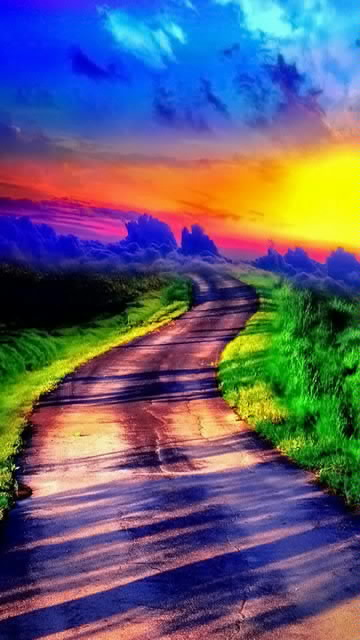
#> input picture HW6_Discovering The Colour Palette/road.jpg, 360 x 640 px
$ python colour_palette.py
#> lines starting #> are read from the running program, lines starting #| are printed output that depends on the picture; long printed decimals are rounded
from PIL import Image
import numpy as np
from matplotlib import pyplot as plt
import warnings; warnings.simplefilter('ignore')
from sklearn.cluster import MiniBatchKMeans
from sklearn.decomposition import PCA
from sklearn import metrics

road = np.array(Image.open('road.jpg'))
#> road is the input picture: shape (640, 360, 3); mean R, G, B 98, 93.8, 115.7

dataset = road / 255.0
dataset = dataset.reshape(360 * 640, 3)

def pixels(data, title, colors=None, N=10000):
#> called with data = array of shape (230400, 3), title = 'Input Colours', N = 10000
    if colors is None:
        colors = data

    rng = np.random.RandomState(0)
    i = rng.permutation(data.shape[0])[:N]
    colors = colors[i]
    R, G, B = data[i].T
#> R = 10000 values, max 1 at index 1092, min 0 at index 3, mean 0.384; G = 10000 values, max 1 at index 1107, min 0 at index 116, mean 0.364; B = 10000 values, max 1 at index 10, min 0 at index 2, mean 0.454

    fig, ax = plt.subplots(1, 2, figsize=(16, 6))
    ax[0].scatter(R, G, color=colors, marker='.')
    ax[0].set(xlabel='Red', ylabel='Green', xlim=(0, 1), ylim=(0, 1))

    ax[1].scatter(R, B, color=colors, marker='.')
    ax[1].set(xlabel='Red', ylabel='Blue', xlim=(0, 1), ylim=(0, 1))

    fig.suptitle(title, size=20)

pixels(dataset, title='Input Colours')
plt.show()
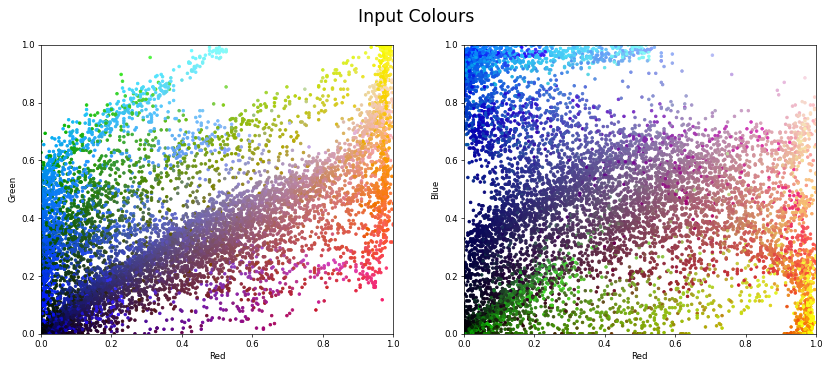
#> figure drawn by matplotlib, 2 panels

kmeans = MiniBatchKMeans(16)
kmeans.fit(dataset)
new_colors = kmeans.cluster_centers_[kmeans.predict(dataset)]

labels = kmeans.labels_
print("The Davies-Bouldin score is :", metrics.davies_bouldin_score(dataset, labels))
#| The Davies-Bouldin score is : 0.8885

pixels(dataset, colors=new_colors, title="Reduced to 16 - Colours")
plt.show()
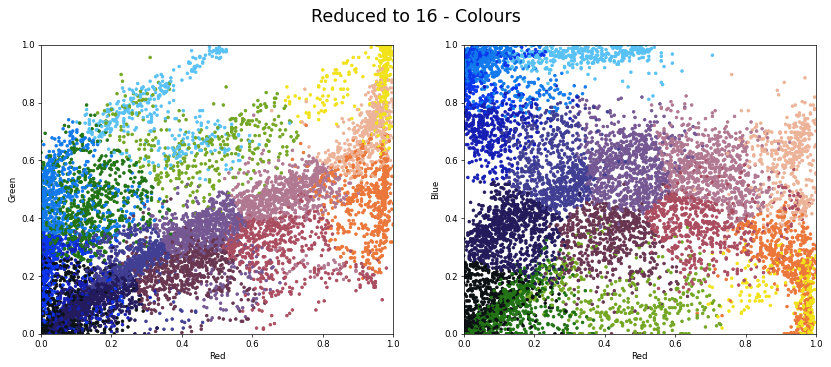
#> figure drawn by matplotlib, 2 panels

twoD_recolouredroad = new_colors.reshape(dataset.shape)
recolouredroad = new_colors.reshape(road.shape)
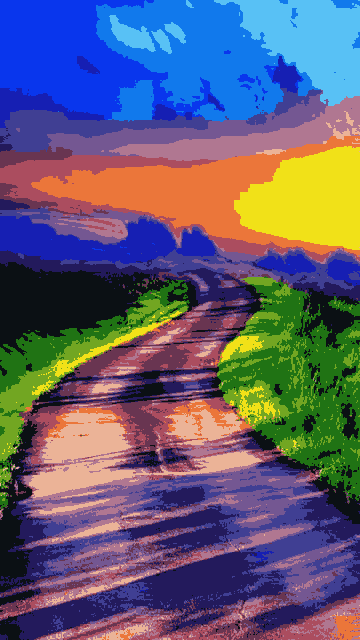
#> recolouredroad: shape (640, 360, 3) float64; mean R, G, B 0.383, 0.366, 0.454

pca = PCA(n_components=2)
pc_original = pca.fit_transform(dataset)
#> pc_original = 230400 pairs, first value -0.616 to 0.935, second value -0.592 to 0.732
pc_recoloured = pca.fit_transform(twoD_recolouredroad)
#> pc_recoloured = 230400 pairs, first value -0.498 to 0.817, second value -0.495 to 0.596

N=250000
rng = np.random.RandomState(0)
i = rng.permutation(dataset.shape[0])[:N]
fig, ax = plt.subplots(1, 2, figsize=(16, 6))
fig.subplots_adjust(left=0.0625, right=0.95, wspace=0.1)
ax[0].scatter(pc_original[:, 0], pc_original[:, 1], color=dataset[i], marker='.', alpha=0.2)
ax[0].axis('equal')
ax[0].set(xlabel='1st Component', ylabel='2nd Component',
          title='Principal Components of Original Image',
          xlim=(-5, 5), ylim=(-3, 3.1))

ax[1].scatter(pc_recoloured[:, 0], pc_recoloured[:, 1], color=new_colors, marker='.', alpha=0.2)
ax[1].axis('equal')
ax[1].set(xlabel='1st Component', ylabel='2nd Component',
          title='Principal Components of Recoloured Image',
          xlim=(-5, 5), ylim=(-3, 3.1))
plt.show()
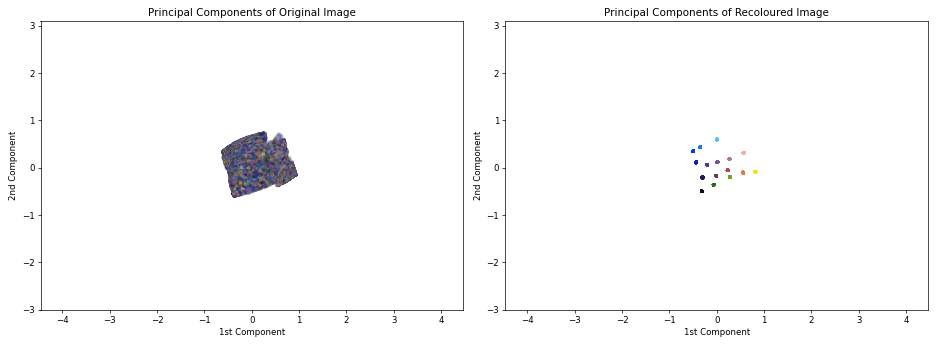
#> figure drawn by matplotlib, 2 panels

fig, ax = plt.subplots(1, 2, figsize=(16, 6), subplot_kw=dict(xticks=[], yticks=[]))
fig.subplots_adjust(wspace=0.05)
ax[0].imshow(road)
ax[0].set_title('Original Image', size=16)
ax[1].imshow(recolouredroad)
ax[1].set_title('16-Colours Image', size=16)
plt.show()
